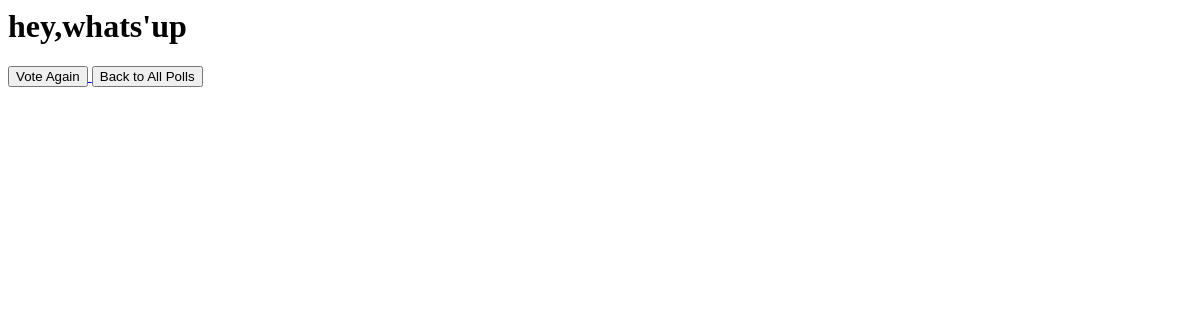
/polls/polls/1/results/, run on an earlier commit of the app's database.
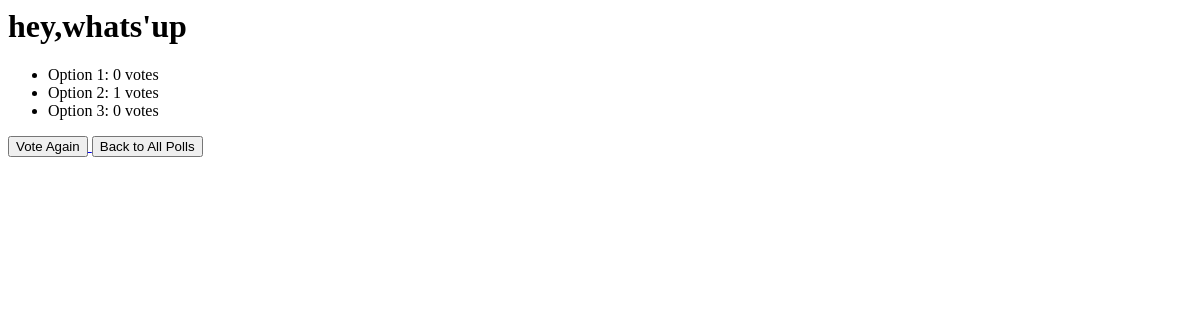
And on a later commit of the database.
### polls/models.py (models this page shows, shortened)
class Question(models.Model):
    question_text = models.CharField(max_length=200)
    pub_date = models.DateTimeField("date published")

class Choice(models.Model):
    question = models.ForeignKey(Question, on_delete=models.CASCADE)
    choice_text = models.CharField(max_length=200)
    votes = models.IntegerField(default=0)

### polls/views.py (the view)
# urls.py: path('polls/<int:pk>/results/', views.ResultsView.as_view(), name='results'),
class ResultsView(generic.DetailView):
    model = Question
    template_name = "polls/results.html"

### polls/Templates/polls/results.html
<h1>{{ question.question_text }}</h1>
<ul>
    {% for choice in question.choice_set.all %}
        <li>{{ choice.choice_text }}: {{ choice.votes }} votes</li>
    {% endfor %}
</ul>
<a href="{% url 'polls:detail' question.id %}">
  <button>Vote Again</button>
</a>
<a href="{% url 'polls:index' %}">
  <button>Back to All Polls</button>
</a>

What changed in the data, as far as the page shows it:
added Choice: choice_text "Option 1", votes "0"
added Choice: choice_text "Option 2", votes "1"
added Choice: choice_text "Option 3", votes "0"
